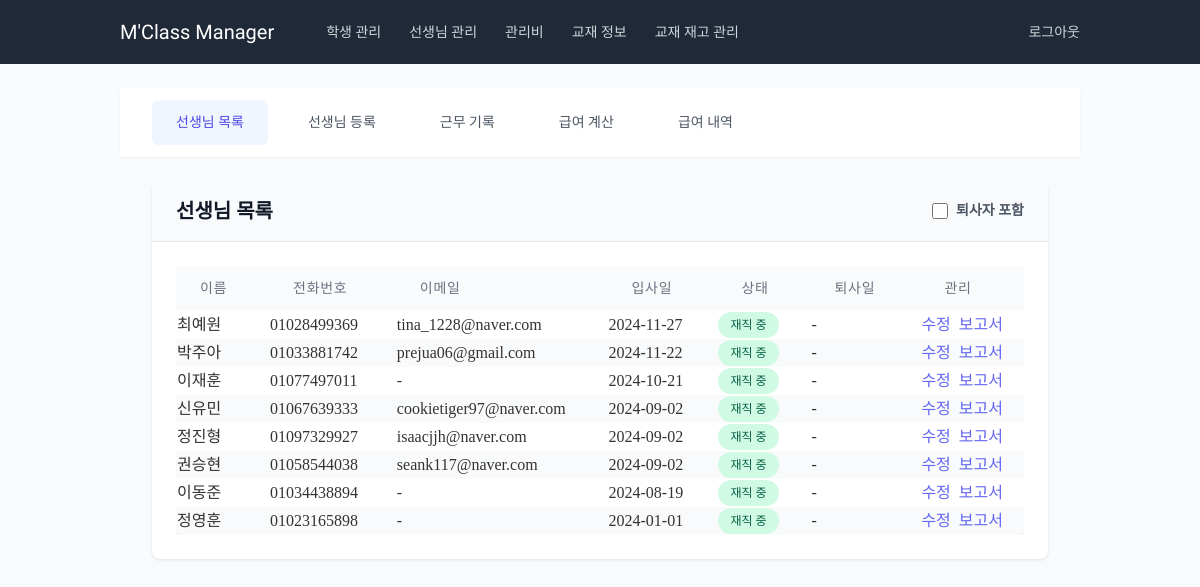
Before: /teachers/ (signed in) with the older database file.
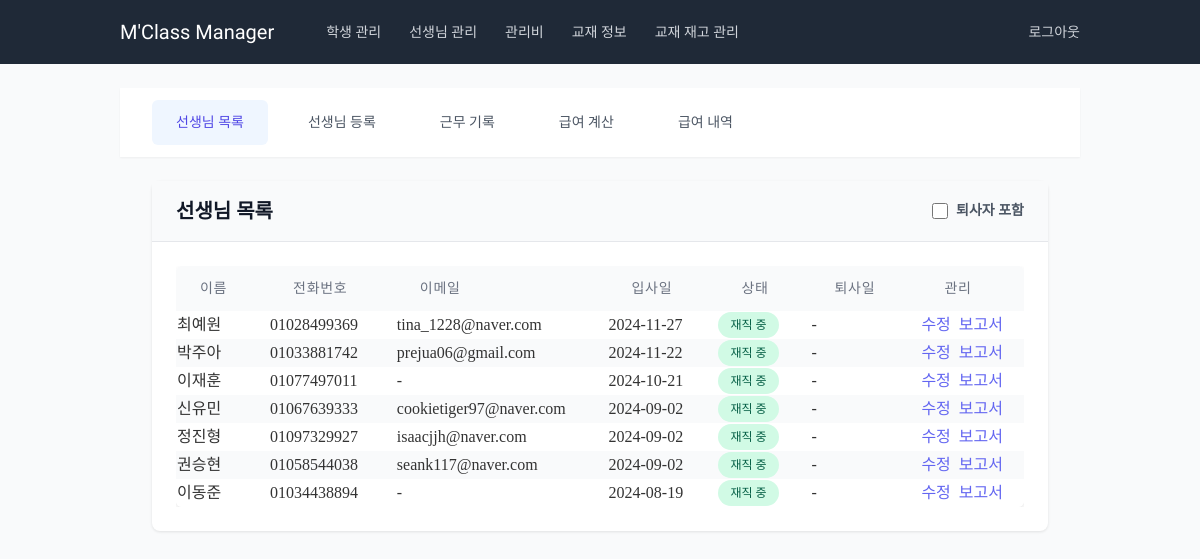
After: the same page with the newer database file.
### teachers/models.py (models this page shows, shortened)
class Teacher(models.Model):
    GENDER_CHOICES = [
        ('M', '남'),
        ('F', '여'),
    ]
    name = models.CharField(max_length=100, verbose_name='이름')
    phone_number = models.CharField(
        max_length=11,
        validators=[validate_phone_number],
        blank=True,
        null=True,
        verbose_name='전화번호'
    )
    email = models.EmailField(blank=True, null=True, verbose_name='이메일')
    gender = models.CharField(max_length=1, choices=GENDER_CHOICES, blank=True, null=True, verbose_name='성별')
    hire_date = models.DateField(blank=True, null=True, verbose_name='입사일')
    resignation_date = models.DateField(null=True, blank=True, verbose_name='퇴사일')
    bank = models.ForeignKey('common.Bank', on_delete=models.SET_NULL, blank=True, null=True, verbose_name='거래은행')
    account_number = models.CharField(max_length=20, blank=True, null=True, verbose_name='급여계좌')
    base_salary = models.IntegerField(blank=True, null=True, verbose_name='급여기준', default=15000)
    additional_salary = models.IntegerField(blank=True, null=True, verbose_name='추가급여', default=0)
    other_info = models.TextField(blank=True, null=True, verbose_name='기타')
    is_active = models.BooleanField(default=True, verbose_name="재직 중")
    extra_field1 = models.CharField(max_length=100, blank=True, null=True, verbose_name='예비1')
    extra_field2 = models.CharField(max_length=100, blank=True, null=True, verbose_name='예비2')
    extra_field3 = models.CharField(max_length=100, blank=True, null=True, verbose_name='예비3')
    extra_field4 = models.CharField(max_length=100, blank=True, null=True, verbose_name='예비4')
    class Meta:
        verbose_name = '교사'
        verbose_name_plural = '교사'

### teachers/views.py (the view)
# urls.py: path('', views.TeacherListView.as_view(), name='teacher_list'),
class TeacherListView(LoginRequiredMixin, ListView):
    model = Teacher
    template_name = 'teachers/teacher_list.html'
    context_object_name = 'teachers'
    def get_queryset(self):
        queryset = Teacher.objects.all()
        show_inactive = self.request.GET.get('show_inactive') == 'on'
        if not show_inactive:
            queryset = queryset.filter(is_active=True)
        active_teachers = queryset.filter(is_active=True).order_by('-hire_date')
        inactive_teachers = queryset.filter(is_active=False).order_by('-resignation_date') # 퇴사 날짜 기준으로 역순 정렬
        return active_teachers, inactive_teachers
    def get_context_data(self, **kwargs):
        context = super().get_context_data(**kwargs)
        context['show_inactive'] = self.request.GET.get('show_inactive') == 'on'
        context['active_teachers'], context['inactive_teachers'] = self.get_queryset()
        return context

### teachers/templates/teachers/teacher_list.html (shortened to what this page needs)
{% extends 'teachers/base_teachers.html' %}
{% block teacher_content %}
<div class="content-card">
    <div class="card-header">
        <div class="flex items-center justify-between">
            <h1 class="text-xl font-semibold text-gray-900">선생님 목록</h1>
            <div class="flex items-center space-x-4">
                <form method="get" class="flex items-center">
                    <label class="inline-flex items-center">
                        <input type="checkbox" name="show_inactive"
                               class="form-checkbox h-4 w-4 text-indigo-600"
                               onchange="this.form.submit()">
                        <span class="ml-2 text-sm text-gray-600">퇴사자 포함</span>
                    </label>
                </form>
            </div>
        </div>
    </div>
    <div class="card-body">
        <div class="overflow-x-auto">
            <table class="content-table">
                <thead>
                    <tr>
                        <th>이름</th>
                        <th>전화번호</th>
                        <th>이메일</th>
                        <th>입사일</th>
                        <th>상태</th>
                        <th>퇴사일</th>
                        <th>관리</th>
                    </tr>
                </thead>
                <tbody>
                    {% if active_teachers %}
                        {% for teacher in active_teachers %}
                        <tr>
                            <td>
                                {{ teacher.name }}
                            </td>
                            <td>{{ teacher.phone_number|default:"-" }}</td>
                            <td>{{ teacher.email|default:"-" }}</td>
                            <td>{{ teacher.hire_date|date:"Y-m-d" }}</td>
                            <td>
                                <span class="status-badge status-badge-success">
                                    재직 중
                                </span>
                            </td>
                            <td>-</td>
                            <td>
                                <div class="flex space-x-2">
                                    <a href="{% url 'teachers:teacher_update' teacher.pk %}"
                                       class="link-primary">수정</a>
                                    <a href="{% url 'teachers:teacher_pdf_report' teacher.pk %}"
                                       class="link-primary" target="_blank">보고서</a>
                                </div>
                            </td>
                        </tr>
                        {% endfor %}
                    {% endif %}
                </tbody>
            </table>
        </div>
    </div>
</div>
{% endblock %}

Changed rows visible on the page:
no longer on this page (row edited): Teacher: name "정영훈", phone_number "01023165898", email "-", hire_date "2024-01-01"
